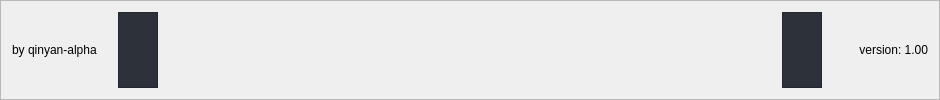
           <widget class="QFrame" name="bottomBar">
            <property name="minimumSize">
             <size>
              <width>940</width>
              <height>0</height>
             </size>
            </property>
            <property name="frameShape">
             <enum>QFrame::Shape::StyledPanel</enum>
            </property>
            <property name="frameShadow">
             <enum>QFrame::Shadow::Raised</enum>
            </property>
            <layout class="QHBoxLayout" name="horizontalLayout_50">
             <item>
              <widget class="QLabel" name="creditsLabel_2">
               <property name="maximumSize">
                <size>
                 <width>100</width>
                 <height>16777215</height>
                </size>
               </property>
               <property name="text">
                <string>by qinyan-alpha</string>
               </property>
              </widget>
             </item>
             <item>
              <widget class="QFrame" name="frame_40">
               <property name="maximumSize">
                <size>
                 <width>40</width>
                 <height>16777215</height>
                </size>
               </property>
               <property name="styleSheet">
                <string notr="true">QFrame{
	background-color: rgb(44, 49, 58);
}</string>
               </property>
               <property name="frameShape">
                <enum>QFrame::Shape::StyledPanel</enum>
               </property>
               <property name="frameShadow">
                <enum>QFrame::Shadow::Raised</enum>
               </property>
              </widget>
             </item>
             <item>
              <widget class="QLabel" name="stateshow">
               <property name="font">
                <font>
                 <family>Segoe UI</family>
                 <pointsize>-1</pointsize>
                 <italic>false</italic>
                 <bold>false</bold>
                </font>
               </property>
               <property name="styleSheet">
                <string notr="true">font-size: 11px; 
color: rgb(113, 126, 149);</string>
               </property>
               <property name="text">
                <string>&lt;html&gt;&lt;head/&gt;&lt;body&gt;&lt;p&gt;&lt;br/&gt;&lt;/p&gt;&lt;/body&gt;&lt;/html&gt;</string>
               </property>
               <property name="alignment">
                <set>Qt::AlignmentFlag::AlignCenter</set>
               </property>
              </widget>
             </item>
             <item>
              <widget class="QFrame" name="frame_41">
               <property name="maximumSize">
                <size>
                 <width>40</width>
                 <height>16777215</height>
                </size>
               </property>
               <property name="styleSheet">
                <string notr="true">QFrame{
	background-color: rgb(44, 49, 58);
}</string>
               </property>
               <property name="frameShape">
                <enum>QFrame::Shape::StyledPanel</enum>
               </property>
               <property name="frameShadow">
                <enum>QFrame::Shadow::Raised</enum>
               </property>
              </widget>
             </item>
             <item>
              <widget class="QLabel" name="version">
               <property name="minimumSize">
                <size>
                 <width>0</width>
                 <height>0</height>
                </size>
               </property>
               <property name="maximumSize">
                <size>
                 <width>100</width>
                 <height>16777215</height>
                </size>
               </property>
               <property name="text">
                <string>version: 1.00</string>
               </property>
               <property name="textFormat">
                <enum>Qt::TextFormat::PlainText</enum>
               </property>
               <property name="scaledContents">
                <bool>false</bool>
               </property>
               <property name="alignment">
                <set>Qt::AlignmentFlag::AlignRight|Qt::AlignmentFlag::AlignTrailing|Qt::AlignmentFlag::AlignVCenter</set>
               </property>
               <property name="wordWrap">
                <bool>false</bool>
               </property>
               <property name="margin">
                <number>0</number>
               </property>
              </widget>
             </item>
            </layout>
           </widget>
